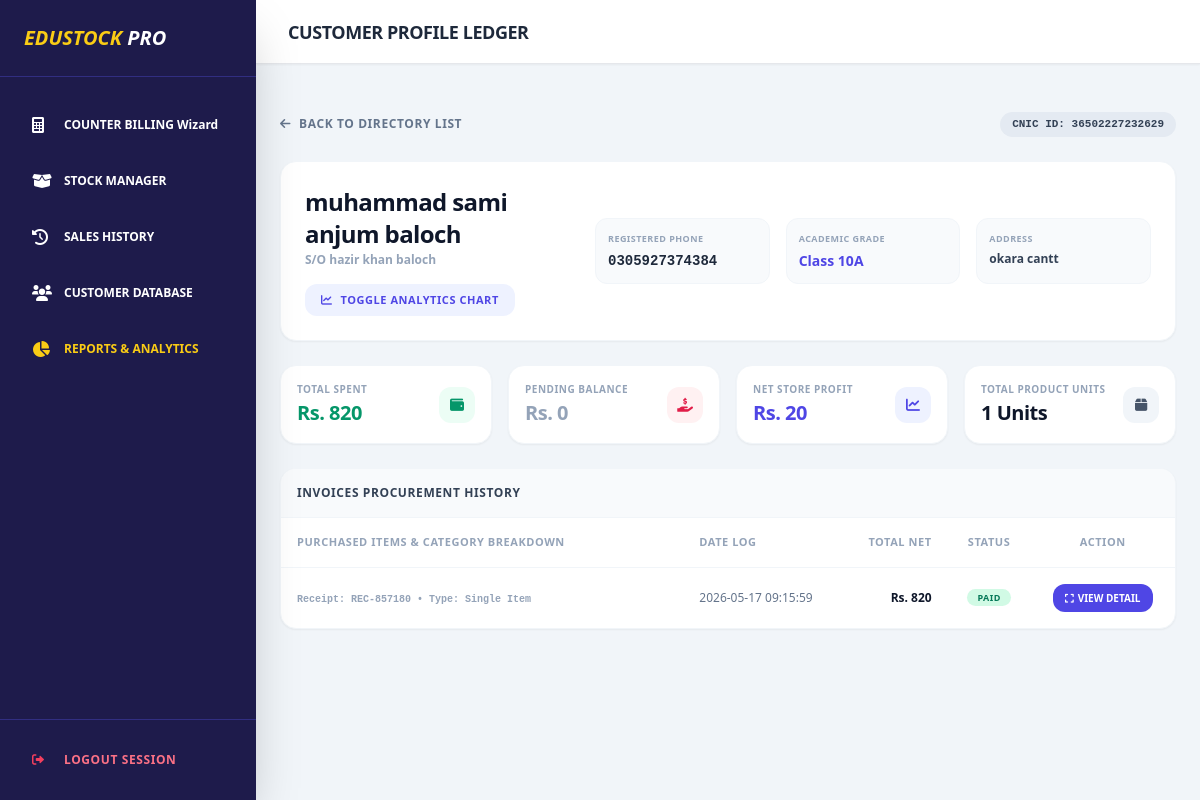
Screenshot of /customers/profile/36502227232629 (signed in) with the database file from the repository.
### tables this page shows
CREATE TABLE sales (
        id INTEGER PRIMARY KEY AUTOINCREMENT,
        receipt_number TEXT NOT NULL UNIQUE,
        student_name TEXT NOT NULL,
        father_name TEXT NOT NULL,
        cnic TEXT,
        student_class TEXT NOT NULL,
        phone_no TEXT NOT NULL,
        address TEXT,
        sale_type TEXT NOT NULL,
        total_amount REAL NOT NULL,
        cash_paid REAL DEFAULT 0.0,
        profit REAL DEFAULT 0.0,
        payment_status TEXT DEFAULT 'Paid',
        timestamp DATETIME DEFAULT CURRENT_TIMESTAMP
    );

### main.py (the view)
@app.get("/customers/profile/{cnic_id}")
async def view_customer_detailed_profile(request: Request, cnic_id: str):
    if not is_logged_in(request): return RedirectResponse(url="/login", status_code=303)
    conn = get_db()
    profile = conn.execute("SELECT * FROM sales WHERE cnic = ? LIMIT 1", (cnic_id,)).fetchone()
    if not profile:
        conn.close()
        raise HTTPException(status_code=404, detail="Customer Data Not Found")
    history = conn.execute("SELECT * FROM sales WHERE cnic = ? ORDER BY id DESC", (cnic_id,)).fetchall()
    sale_ids = [row['id'] for row in history]
    items_map = {}
    total_items_count = 0
    if sale_ids:
        placeholders = ",".join("?" for _ in sale_ids)
        items_data = conn.execute(f"""
            SELECT si.sale_id, si.qty, si.price, si.sku, p.name as product_name, p.category
            FROM sale_items si LEFT JOIN products p ON si.product_id = p.id
            WHERE si.sale_id IN ({placeholders})
        """, sale_ids).fetchall()
        for item in items_data:
            s_id = item['sale_id']
            if s_id not in items_map: items_map[s_id] = []
            items_map[s_id].append(item)
            total_items_count += item['qty']
    total_pending = sum((row['total_amount'] - (row['cash_paid'] or 0)) for row in history if row['payment_status'] != 'Paid')
    stats_block = {
        "total_orders": len(history), "total_spent": sum(row['total_amount'] for row in history),
        "total_pending": total_pending, "total_profit": sum(row['profit'] for row in history if row['profit']),
        "total_items": total_items_count
    }
    conn.close()
    total_pending = sum((row['total_amount'] - (row['cash_paid'] or 0)) for row in history if row['payment_status'] != 'Paid')
    stats_block = {
        "total_orders": len(history), "total_spent": sum(row['total_amount'] for row in history),
        "total_pending": total_pending, "total_profit": sum(row['profit'] for row in history if row['profit']),
        "total_items": total_items_count
    }
    conn.close()
    return templates.TemplateResponse(request, "customer_profile.html", {"profile": profile, "history": history, "items_map": items_map, "stats": stats_block})

### templates/customer_profile.html (shortened to what this page needs)
{% extends "index.html" %}
{% block header_title %}Customer Profile Ledger{% endblock %}
{% block page_content %}
<div class="space-y-6 text-slate-900 relative">
    <div class="flex justify-between items-center">
        <a href="/customers" class="text-xs font-black text-slate-500 hover:text-indigo-600 uppercase tracking-wider flex items-center gap-2 transition">
            <i class="fas fa-arrow-left"></i> Back to Directory List
        </a>
        <span class="text-[11px] font-black bg-slate-200/80 text-slate-700 px-3 py-1 rounded-full uppercase font-mono">CNIC ID: {{ profile.cnic }}</span>
    </div>
    <div class="bg-white p-6 rounded-2xl shadow-sm border border-slate-100 grid grid-cols-1 md:grid-cols-3 gap-6">
        <div class="md:col-span-1 flex flex-col justify-center">
            <h3 class="text-2xl font-black text-slate-900 tracking-tight">{{ profile.student_name }}</h3>
            <span class="text-xs text-slate-400 font-bold mt-0.5">S/O {{ profile.father_name }}</span>
            <div class="mt-4">
                <button onclick="toggleGraphView()" class="inline-flex items-center gap-2 px-4 py-2 bg-indigo-50 hover:bg-indigo-100 text-indigo-600 rounded-xl transition font-black text-[11px] uppercase tracking-wider">
                    <i class="fas fa-chart-line"></i> Toggle Analytics Chart
                </button>
            </div>
        </div>
        <div class="md:col-span-2 grid grid-cols-1 sm:grid-cols-3 gap-4 text-xs font-bold self-center">
            <div class="bg-slate-50 p-3 rounded-xl border border-slate-100">
                <span class="text-slate-400 block uppercase tracking-wider text-[9px] font-black">Registered Phone</span>
                <span class="text-slate-800 font-mono text-sm block mt-1">{{ profile.phone_no }}</span>
            </div>
            <div class="bg-slate-50 p-3 rounded-xl border border-slate-100">
                <span class="text-slate-400 block uppercase tracking-wider text-[9px] font-black">Academic Grade</span>
                <span class="text-indigo-600 text-sm block font-black mt-1">Class {{ profile.student_class }}</span>
            </div>
            <div class="bg-slate-50 p-3 rounded-xl border border-slate-100">
                <span class="text-slate-400 block uppercase tracking-wider text-[9px] font-black">Address</span>
                <span class="text-slate-700 truncate block mt-1" title="{{ profile.address if profile.address else 'N/A' }}">{{ profile.address if profile.address else "N/A" }}</span>
            </div>
        </div>
    </div>
    <div class="grid grid-cols-1 sm:grid-cols-4 gap-4">
        <div class="bg-white p-4 rounded-2xl shadow-sm border border-slate-100 flex items-center justify-between">
            <div>
                <span class="block text-[10px] font-black uppercase text-slate-400 tracking-wider">Total Spent</span>
                <span class="text-xl font-black tracking-tight text-emerald-600 mt-0.5 block">Rs. {{ "{:,.0f}".format(stats.total_spent) }}</span>
            </div>
            <div class="w-9 h-9 rounded-xl bg-emerald-50 text-emerald-600 flex items-center justify-center text-sm"><i class="fas fa-wallet"></i></div>
        </div>
        <div class="bg-white p-4 rounded-2xl shadow-sm border border-slate-100 flex items-center justify-between">
            <div>
                <span class="block text-[10px] font-black uppercase text-slate-400 tracking-wider">Pending Balance</span>
                <span class="text-xl font-black tracking-tight {% if stats.total_pending > 0 %}text-rose-600{% else %}text-slate-400{% endif %} mt-0.5 block">Rs. {{ "{:,.0f}".format(stats.total_pending) }}</span>
            </div>
            <div class="w-9 h-9 rounded-xl bg-rose-50 text-rose-600 flex items-center justify-center text-sm"><i class="fas fa-hand-holding-usd"></i></div>
        </div>
        <div class="bg-white p-4 rounded-2xl shadow-sm border border-slate-100 flex items-center justify-between">
            <div>
                <span class="block text-[10px] font-black uppercase text-slate-400 tracking-wider">Net Store Profit</span>
                <span class="text-xl font-black tracking-tight text-indigo-600 mt-0.5 block">Rs. {{ "{:,.0f}".format(stats.total_profit) }}</span>
            </div>
            <div class="w-9 h-9 rounded-xl bg-indigo-50 text-indigo-600 flex items-center justify-center text-sm"><i class="fas fa-chart-line"></i></div>
        </div>
        <div class="bg-white p-4 rounded-2xl shadow-sm border border-slate-100 flex items-center justify-between">
            <div>
                <span class="block text-[10px] font-black uppercase text-slate-400 tracking-wider">Total Product Units</span>
                <span class="text-xl font-black tracking-tight text-slate-900 mt-0.5 block">{{ stats.total_items }} Units</span>
            </div>
            <div class="w-9 h-9 rounded-xl bg-slate-100 text-slate-600 flex items-center justify-center text-sm"><i class="fas fa-box"></i></div>
        </div>
    </div>
    <div class="bg-white rounded-2xl shadow-sm overflow-hidden border border-slate-100">
        <div class="p-4 bg-slate-50 border-b border-slate-100">
            <h4 class="text-xs font-black text-slate-700 uppercase tracking-wider">Invoices Procurement History</h4>
        </div>
        <div class="overflow-x-auto">
            <table class="w-full text-left border-collapse">
                <thead>
                    <tr class="bg-white border-b border-slate-100 text-slate-400 text-[11px] font-black uppercase tracking-wider">
                        <th class="p-4 w-[45%]">Purchased Items & Category Breakdown</th>
                        <th class="p-4">Date Log</th>
                        <th class="p-4 text-right">Total Net</th>
                        <th class="p-4 text-center">Status</th>
                        <th class="p-4 text-center">Action</th>
                    </tr>
                </thead>
                <tbody class="divide-y divide-slate-100 font-bold text-xs text-slate-600">
                    {% for row in history %}
                    <tr class="hover:bg-slate-50/40 transition-colors">
                        <td class="p-4">
                            <div class="flex flex-col space-y-1">
                                <span class="text-[10px] text-slate-400 font-mono">Receipt: {{ row.receipt_number }} &bull; Type: {{ row.sale_type }}</span>
                            </div>
                        </td>
                        <td class="p-4 text-slate-500 font-medium">{{ row.timestamp }}</td>
                        <td class="p-4 text-right text-slate-900 font-black">Rs. {{ "{:,.0f}".format(row.total_amount) }}</td>
                        <td class="p-4 text-center">
                            <span class="px-2.5 py-0.5 rounded-full text-[9px] font-black uppercase tracking-wider {% if row.payment_status == 'Paid' %}bg-emerald-100 text-emerald-700{% else %}bg-amber-100 text-amber-800{% endif %}">
                                {{ row.payment_status }}
                            </span>
                        </td>
                        <td class="p-4 text-center">
                            <button onclick='openInvoiceModal({{ row | tojson }}, {{ row.id }})' class="inline-flex items-center gap-1 px-3 py-1.5 bg-indigo-600 hover:bg-indigo-700 text-white rounded-xl transition-all font-black uppercase text-[10px]">
                                <i class="fas fa-expand"></i> View Detail
                            </button>
                        </td>
                    </tr>
                    {% else %}
                    <tr>
                        <td colspan="5" class="p-8 text-center text-slate-400 font-medium italic">No ledger transaction context detected.</td>
                    </tr>
                    {% endfor %}
                </tbody>
            </table>
        </div>
    </div>
</div>
{% endblock %}

### rows the page displays
sales: cnic "36502227232629", student_name "muhammad sami anjum baloch", father_name "hazir khan baloch", phone_no "0305927374384", student_class "10A", address "okara cantt", receipt_number "REC-857180", sale_type "Single Item", timestamp "2026-05-17 09:15:59", total_amount "820", payment_status "PAID"

### other values shown
{{ "{:,.0f}".format(stats.total_spent) }} "820"
{{ "{:,.0f}".format(stats.total_pending) }} "0"
{{ "{:,.0f}".format(stats.total_profit) }} "20"
{{ stats.total_items }} "1"
